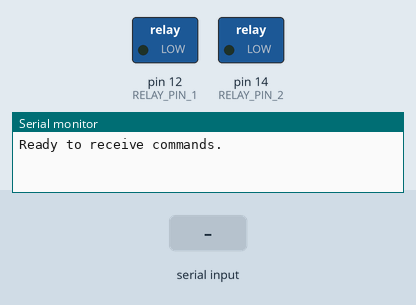
Bench run of a sketch on a simulated Arduino Uno, built with avr-gcc and run on an emulated ATmega328P. Shown: switched loads named in the sketch (green lamp = pin HIGH), the last lines printed to the serial monitor. Inputs (shaded band) come from the test bench.

Above: at 1.2 s.
1.3 s: "O\n" received over Serial
At 2.4 s:
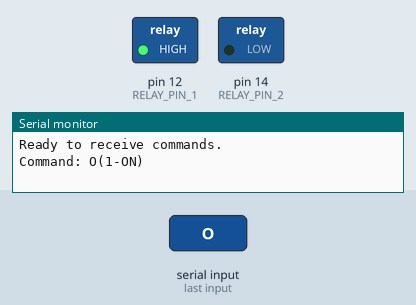
2.8 s: byte 80 ('P') received over Serial
At 3.6 s:
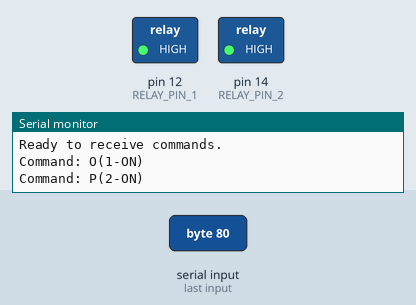
4.3 s: byte 75 ('K') received over Serial
At 4.7 s:
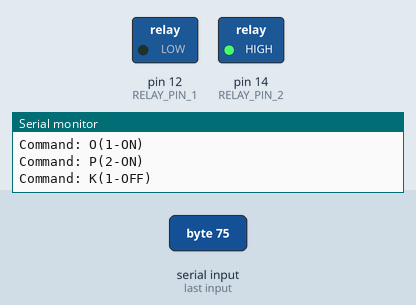
5.8 s: byte 76 ('L') received over Serial
At 7.0 s:
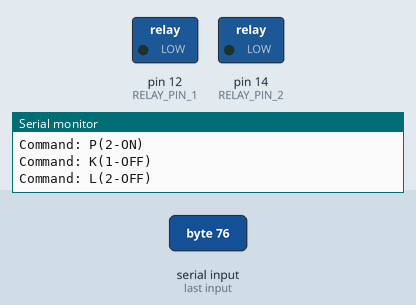
7.3 s: byte 73 ('I') received over Serial
At 8.2 s:
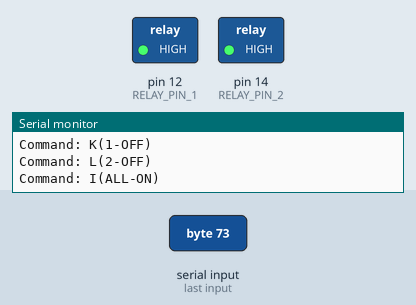
8.8 s: byte 74 ('J') received over Serial
At 9.3 s:
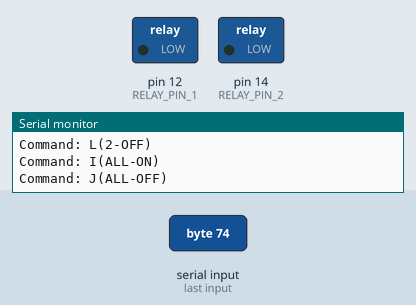
Timing chart, 0 to 11.3 s (numbered marks = the images above; inputs shaded):
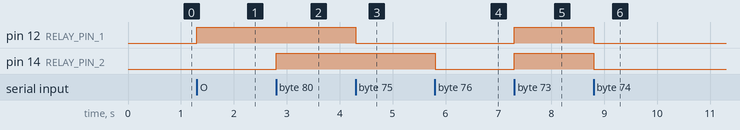

Measured:
- after the input at 1.3 s, pin 12 (RELAY_PIN_1): LOW → HIGH at once
- after the input at 2.8 s, pin 14 (RELAY_PIN_2): LOW → HIGH at once
- after the input at 4.3 s, pin 12 (RELAY_PIN_1): HIGH → LOW at once
- after the input at 5.8 s, pin 14 (RELAY_PIN_2): HIGH → LOW at once
- after the input at 7.3 s, pin 12 (RELAY_PIN_1), pin 14 (RELAY_PIN_2): LOW → HIGH at once
- after the input at 8.8 s, pin 12 (RELAY_PIN_1), pin 14 (RELAY_PIN_2): HIGH → LOW at once

The sketch:

relay_cuircuit.ino
```cpp
#define RELAY_PIN_1 12
#define RELAY_PIN_2 14

void setup()
{
  Serial.begin(9600);
  pinMode(RELAY_PIN_1, OUTPUT);
  pinMode(RELAY_PIN_2, OUTPUT);
  digitalWrite(RELAY_PIN_1, LOW);
  digitalWrite(RELAY_PIN_2, LOW);
  Serial.println("Ready to receive commands.");
}

void loop()
{
  if (Serial.available() > 0)
  {
    char c = Serial.read();

    // 改行コードは無視
    if (c == '\r' || c == '\n')
      return;

    Serial.print("Command: ");
    Serial.print(c);

    switch (c)
    {
    case 'O':
      Serial.print("(1-ON)");
      digitalWrite(RELAY_PIN_1, HIGH);
      break;

    case 'K':
      Serial.print("(1-OFF)");
      digitalWrite(RELAY_PIN_1, LOW);
      break;

    case 'P':
      Serial.print("(2-ON)");
      digitalWrite(RELAY_PIN_2, HIGH);
      break;

    case 'L':
      Serial.print("(2-OFF)");
      digitalWrite(RELAY_PIN_2, LOW);
      break;

    case 'I':
      Serial.print("(ALL-ON)");
      digitalWrite(RELAY_PIN_1, HIGH);
      digitalWrite(RELAY_PIN_2, HIGH);
      break;

    case 'J':
      Serial.print("(ALL-OFF)");
      digitalWrite(RELAY_PIN_1, LOW);
      digitalWrite(RELAY_PIN_2, LOW);
      break;

    default:
      Serial.print("(Unknown key)");
      digitalWrite(RELAY_PIN_1, LOW);
      digitalWrite(RELAY_PIN_2, LOW);
      break;
    }
    Serial.println();
  }
}
```
